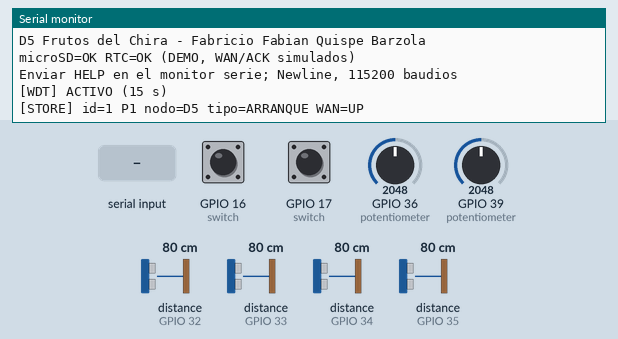
Simulated run of this sketch. Board: ESP32. On the bench: the last lines printed to the serial monitor. Wiring (from diagram.json): 4 × ultrasonic range finder: trigger GPIO 13, echo GPIO 32 / trigger GPIO 14, echo GPIO 33 / trigger GPIO 25, echo GPIO 34 / trigger GPIO 26, echo GPIO 35. The inputs (shaded band) are chosen by the test bench; at power-on: distance to the obstacle (sensors on GPIO 32, GPIO 33, GPIO 34, GPIO 35) 80 cm, GPIO 36 (potentiometer) = 2048, GPIO 16 (switch) HIGH, GPIO 17 (switch) HIGH, GPIO 39 (potentiometer) = 2048. The echo pulse lasts 58.3 µs per cm; the local clock reads 2024-03-15 10:24:30 at power-on unless the sketch sets it; storage starts empty.

Above: at 1.2 s.
1.3 s: distance to the obstacle (sensor on GPIO 32) set to 2 cm
At 3.6 s:
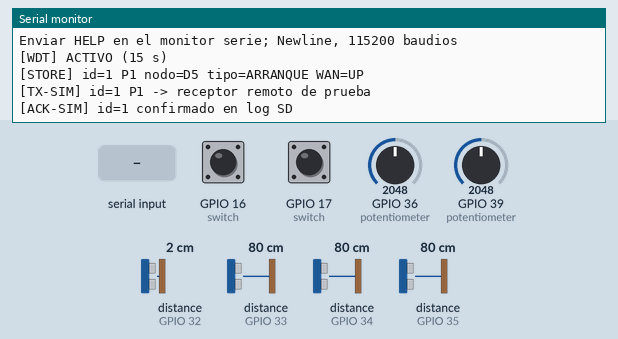
4.0 s: distance to the obstacle (sensor on GPIO 33) set to 35 cm
At 4.9 s:
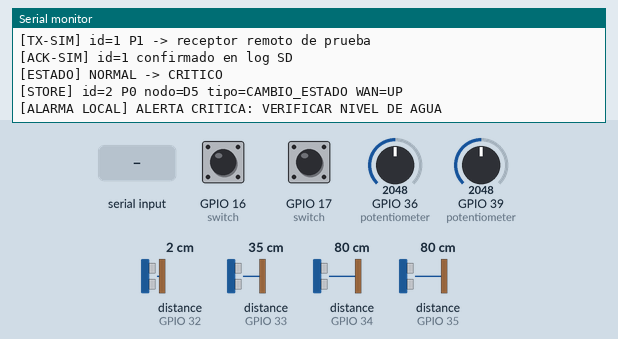
5.5 s: GPIO 36 (potentiometer) set to 1460
At 7.5 s:
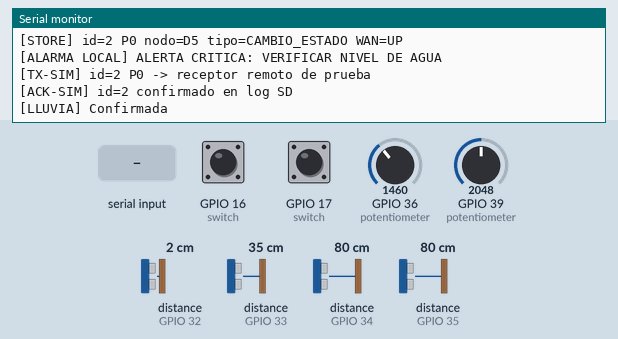
11.0 s: "WAN=0\n" received over Serial
At 13.0 s:
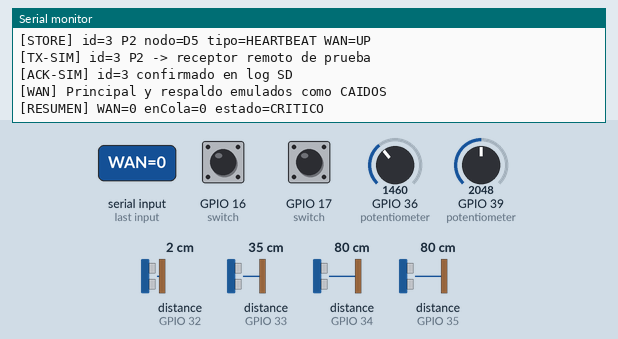
13.5 s: "WAN=1\n" received over Serial
At 14.7 s:
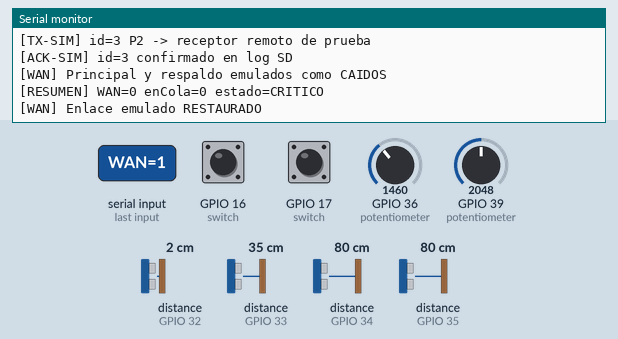
16.5 s: distance to the obstacle (sensor on GPIO 33) set to 120 cm
At 17.5 s:
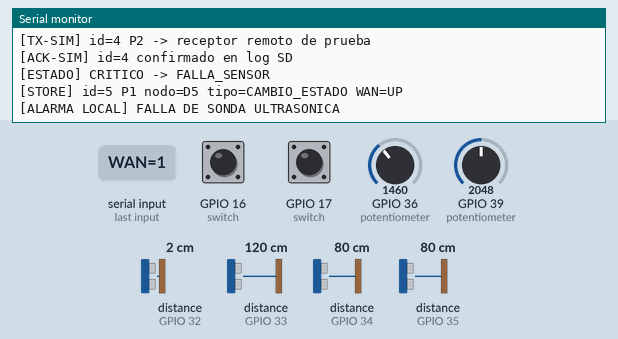
Timing chart, 0 to 19.4 s (numbered marks = the images above; inputs shaded):
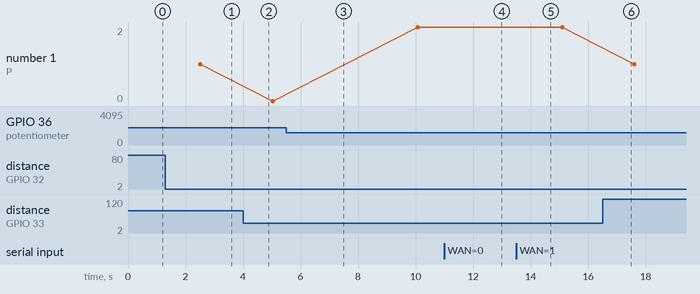

Measured:
- after the input at 4.0 s, the serial monitor: prints a new line at once (image 2)
- after the input at 5.5 s, the serial monitor: prints a new line after 1.3 s (image 3)
- after the input at 11.0 s, the serial monitor: prints a new line at once (image 4)
- after the input at 13.5 s, the serial monitor: prints a new line at once (image 5)
- after the input at 16.5 s, the serial monitor: prints a new line after 0.43 s (image 6)
- plotted number 1: 1 → 0 after the input at 4.0 s, 2 → 1 after the input at 16.5 s

The sketch:

sketch.ino
```cpp
/*
 * Frutos del Chira / G1 / D5: demostracion Wokwi
 * Responsable: Fabricio Fabian Quispe Barzola
 * PRUEBA DIDACTICA: WAN=0, WAN=1, NODE=D1, EVENT=CRIT, STATUS.
 * La WAN y los ACK remotos se EMULAN: no hay servidor ni modem real.
 * Los HC-SR04 de Wokwi representan funcionalmente los JSN-SR04T.
 * Los interruptores de flotador, lluvia y la entrada D1-D4 se simulan.
 * microSD: almacenamiento real dentro de la sesion de Wokwi;
 * no se afirma persistencia entre sesiones web diferentes.
 */
#include <Arduino.h>
#include <Wire.h>
#include <SPI.h>
#include <SD.h>
#include <RTClib.h>
#include <esp_task_wdt.h>
#include <esp_idf_version.h>

namespace Pins {
  constexpr uint8_t TRIG[4] = {13, 14, 25, 26};
  constexpr uint8_t ECHO[4] = {32, 33, 34, 35};
  constexpr uint8_t RAIN[2] = {36, 39};  // Potenciometros ADC1 (en vez de FC-37)
  constexpr uint8_t FLOATS[2] = {16, 17}; // Interruptores hacia GND
  constexpr uint8_t SD_CS = 5;
  constexpr uint8_t SDA = 21;
  constexpr uint8_t SCL = 22;
}

RTC_DS1307 rtc;  // Solo Wokwi: la version fisica propuesta es DS3231
bool sdOk = false;
bool rtcOk = false;
bool wanUp = true;            // enlace EMULADO por monitor serie
uint32_t nextSeq = 1;
uint32_t invalidRows = 0;
uint32_t lastSonic = 0, lastSnapshot = 0, lastHeartbeat = 0, lastSend = 0, lastPrint = 0;
uint8_t sonicIndex = 0;
float distanceCm[4] = {NAN,NAN,NAN,NAN};
uint8_t faultStreak[4] = {0,0,0,0};
bool waterCritical[4] = {false,false,false,false};
bool raining = false;
uint8_t wetStreak = 0, dryStreak = 0;
bool watchdogActive = false;
const uint16_t RAIN_ON_THRESHOLD = 1500; // umbral de demostracion, no calibrado
const uint16_t RAIN_OFF_THRESHOLD = 2000; // histeresis
const uint8_t RAIN_DEBOUNCE = 4; // cuatro comprobaciones consecutivas
const float WATER_CRITICAL_CM = 40.0f; // activar CRITICO
const float WATER_CLEAR_CM = 50.0f; // desactivar al alejarse, histeresis
const uint32_t SONIC_INTERVAL_MS = 400; // mide una sonda a la vez, limita interferencia
const uint32_t SNAPSHOT_INTERVAL_MS = 15000;
const uint32_t HEARTBEAT_MS = 10000;
const uint32_t SEND_INTERVAL_MS = 2500;
const size_t SD_WARNING_BYTES = 5UL * 1024 * 1024;
const char* EVENTS = "/events.log";
const char* ACKS = "/acks.log";

enum class RiskState { NORMAL, ALERTA, CRITICO, FALLA_SENSOR };
RiskState current = RiskState::NORMAL;

uint32_t fnv1a(const String& s) {
  uint32_t h = 2166136261UL;
  for (size_t i=0; i<s.length(); ++i) { h ^= static_cast<uint8_t>(s[i]); h *= 16777619UL; }
  return h; // integridad accidental; NO firma criptografica
}

String utcStamp() {
  if (!rtcOk) return "RTC_NO_DISPONIBLE";
  DateTime t = rtc.now();
  if (t.year() < 2024) return "RTC_SIN_AJUSTAR";
  char b[26];
  snprintf(b, sizeof(b), "%04d-%02d-%02dT%02d:%02d:%02dZ",
           t.year(),t.month(),t.day(),t.hour(),t.minute(),t.second());
  return String(b);
}

bool appendLine(const char* path, const String& line) {
  if (!sdOk) return false;
  File f = SD.open(path, FILE_APPEND);
  if (!f) return false;
  size_t written=f.println(line);
  bool ok = written>=line.length()+1; // acepta LF/CRLF, confirma escritura completa
  f.flush();
  f.close();
  // No asumimos atomicidad de escritura ante perdida abrupta de energia.
  return ok;
}

bool validEvent(const String& line, uint32_t* idOut=nullptr, uint8_t* priorityOut=nullptr) {
  int last=line.lastIndexOf('|');
  if (last<0) return false;
  String raw=line.substring(0,last), crc=line.substring(last+1);
  if (crc.length()==0 || strtoul(crc.c_str(),nullptr,16)!=fnv1a(raw)) return false;
  int first=raw.indexOf('|');
  if (first<1) return false;
  uint32_t id=strtoul(raw.substring(0,first).c_str(),nullptr,10);
  int second=raw.indexOf('|',first+1), third=(second>=0?raw.indexOf('|',second+1):-1);
  if (third<0) return false;
  uint8_t priority=static_cast<uint8_t>(raw.substring(second+1,third).toInt());
  if (priority>3 || id==0) return false;
  if (idOut) *idOut=id;
  if (priorityOut) *priorityOut=priority;
  return true;
}

void restoreSequence() {
  if (!sdOk || !SD.exists(EVENTS)) return;
  File f=SD.open(EVENTS,FILE_READ);
  while (f && f.available()) {
    String line=f.readStringUntil('\n'); line.trim();
    uint32_t id=0;
    if (validEvent(line,&id,nullptr) && id>=nextSeq) nextSeq=id+1;
    else if (line.length()) invalidRows++;
  }
  if (f) f.close();
  Serial.printf("[RECOVERY] secuencia siguiente=%lu | filas invalidas=%lu\n",
    (unsigned long)nextSeq,(unsigned long)invalidRows);
}

bool isAcked(uint32_t id) {
  if (!sdOk || !SD.exists(ACKS)) return false;
  File f=SD.open(ACKS,FILE_READ);
  while(f && f.available()) {
    String line=f.readStringUntil('\n'); line.trim();
    int sep=line.indexOf('|');
    if(sep>0) {
      String left=line.substring(0,sep),crc=line.substring(sep+1);
      if(static_cast<uint32_t>(left.toInt())==id && strtoul(crc.c_str(),nullptr,16)==fnv1a(left)) {
        f.close(); return true;
      }
    }
  }
  if(f) f.close();
  return false;
}

bool persistAck(uint32_t id) {
  String payload=String(id);
  String line=payload+"|"+String(fnv1a(payload),HEX);
  return appendLine(ACKS,line);
}

bool event(const String& node, const String& type, uint8_t priority, const String& value) {
  if (!sdOk) {
    Serial.println("[FALLO] No hay SD; ALARMA LOCAL SI, persistencia NO");
    return false;
  }
  File usage=SD.open(EVENTS,FILE_READ);
  size_t used=usage?usage.size():0;
  if(usage) usage.close();
  if(used>SD_WARNING_BYTES && priority>=2) {
    Serial.println("[SD] UMBRAL: evento no critico rechazado; intervencion requerida");
    return false;
  }
  uint32_t id=nextSeq;
  String safeValue=value; safeValue.replace('|','/'); safeValue.replace('\n',' ');
  String payload=String(id)+"|"+node+"|"+String(priority)+"|"+utcStamp()+"|"+type+"|"+safeValue;
  String line=payload+"|"+String(fnv1a(payload),HEX);
  if(!appendLine(EVENTS,line)) { Serial.println("[SD] Error al guardar; NO enviar sin registro"); return false; }
  nextSeq++;
  Serial.printf("[STORE] id=%lu P%u nodo=%s tipo=%s WAN=%s\n",(unsigned long)id,priority,node.c_str(),type.c_str(),wanUp?"UP":"DOWN");
  return true;
}

bool sendOne() {
  if(!wanUp || !sdOk || !SD.exists(EVENTS)) return false;
  File f=SD.open(EVENTS,FILE_READ);
  String best="";
  uint8_t top=255;
  uint32_t bestId=0;
  while (f && f.available()) {
    String line=f.readStringUntil('\n'); line.trim();
    uint32_t id=0; uint8_t priority=0;
    if(!validEvent(line,&id,&priority) || isAcked(id)) continue;
    if(priority<top) { top=priority; best=line; bestId=id; if(top==0) break; }
  }
  if(f) f.close();
  if(best.length()==0) return false;
  // NO HAY conexion real: ack remoto y envio se emulan deliberadamente.
  Serial.printf("[TX-SIM] id=%lu P%u -> receptor remoto de prueba\n",(unsigned long)bestId,top);
  bool ackRemoteSimulated=true;
  if(ackRemoteSimulated && persistAck(bestId)) {
    Serial.printf("[ACK-SIM] id=%lu confirmado en log SD\n",(unsigned long)bestId);
    return true;
  }
  Serial.printf("[PENDIENTE] id=%lu no confirmado, reintento posterior\n",(unsigned long)bestId);
  return false;
}

uint32_t pendingCount() {
  if(!sdOk || !SD.exists(EVENTS)) return 0;
  File f=SD.open(EVENTS,FILE_READ);
  uint32_t n=0;
  while(f && f.available()) {
    String line=f.readStringUntil('\n'); line.trim(); uint32_t id=0;
    if(validEvent(line,&id,nullptr) && !isAcked(id)) n++;
  }
  if(f) f.close();
  return n;
}

void sampleUltrasonic() {
  uint8_t i=sonicIndex;
  digitalWrite(Pins::TRIG[i],LOW); delayMicroseconds(3);
  digitalWrite(Pins::TRIG[i],HIGH); delayMicroseconds(12);
  digitalWrite(Pins::TRIG[i],LOW);
  unsigned long microseconds=pulseIn(Pins::ECHO[i],HIGH,26000UL); // timeout acotado
  float cm=microseconds?static_cast<float>(microseconds)/58.0f:NAN;
  if(!isfinite(cm) || cm<25 || cm>450) {
    if(faultStreak[i]<255) faultStreak[i]++;
    distanceCm[i]=NAN;
  } else {
    distanceCm[i]=cm;
    faultStreak[i]=0;
    if(cm < WATER_CRITICAL_CM) waterCritical[i]=true;
    else if(cm >= WATER_CLEAR_CM) waterCritical[i]=false;
  }
  sonicIndex=(sonicIndex+1)%4;
}

const char* stateName(RiskState s) {
  switch(s) {
    case RiskState::NORMAL:return "NORMAL";
    case RiskState::ALERTA:return "ALERTA";
    case RiskState::CRITICO:return "CRITICO";
    default:return "FALLA_SENSOR";
  }
}

void evaluate() {
  // Dos entradas analogicas de lluvia, con histeresis y persistencia temporal.
  uint16_t r0=analogRead(Pins::RAIN[0]);
  uint16_t r1=analogRead(Pins::RAIN[1]);
  bool wetNow = r0 < RAIN_ON_THRESHOLD || r1 < RAIN_ON_THRESHOLD;
  bool dryNow = r0 > RAIN_OFF_THRESHOLD && r1 > RAIN_OFF_THRESHOLD;
  if(!raining) {
    wetStreak = wetNow ? min((int)wetStreak+1, (int)RAIN_DEBOUNCE) : 0;
    if(wetStreak>=RAIN_DEBOUNCE) { raining=true; dryStreak=0; Serial.println("[LLUVIA] Confirmada"); }
  } else {
    dryStreak = dryNow ? min((int)dryStreak+1, (int)RAIN_DEBOUNCE) : 0;
    if(dryStreak>=RAIN_DEBOUNCE) { raining=false; wetStreak=0; Serial.println("[LLUVIA] Fin confirmado"); }
  }

  bool critical = digitalRead(Pins::FLOATS[0])==LOW || digitalRead(Pins::FLOATS[1])==LOW;
  bool failure=false;
  for(int i=0;i<4;i++) {
    if(waterCritical[i]) critical=true;
    if(faultStreak[i]>=3) failure=true;
  }
  RiskState next=critical?RiskState::CRITICO:
                 (failure?RiskState::FALLA_SENSOR:(raining?RiskState::ALERTA:RiskState::NORMAL));
  if(next!=current) {
    RiskState old=current; current=next;
    Serial.printf("[ESTADO] %s -> %s\n",stateName(old),stateName(current));
    event("D5","CAMBIO_ESTADO",current==RiskState::CRITICO?0:1,stateName(current));
    if(next==RiskState::CRITICO) Serial.println("[ALARMA LOCAL] ALERTA CRITICA: VERIFICAR NIVEL DE AGUA");
    if(next==RiskState::FALLA_SENSOR) Serial.println("[ALARMA LOCAL] FALLA DE SONDA ULTRASONICA");
  }
}

void snapshot() {
  char payload[150];
  snprintf(payload,sizeof(payload),"U1=%.0f;U2=%.0f;U3=%.0f;U4=%.0f;R1=%d;R2=%d;F1=%d;F2=%d;S=%s",
    distanceCm[0],distanceCm[1],distanceCm[2],distanceCm[3],
    analogRead(Pins::RAIN[0]),analogRead(Pins::RAIN[1]),
    digitalRead(Pins::FLOATS[0])==LOW,digitalRead(Pins::FLOATS[1])==LOW,stateName(current));
  event("D5","TELEMETRIA",2,String(payload));
}

void handleCommand(String s) {
  s.trim(); s.toUpperCase();
  if(s=="WAN=0") {wanUp=false; Serial.println("[WAN] Principal y respaldo emulados como CAIDOS");}
  else if(s=="WAN=1") {wanUp=true; Serial.println("[WAN] Enlace emulado RESTAURADO");}
  else if(s=="EVENT=CRIT") {event("D5","INUNDACION_PRUEBA",0,"FLOTADOR_ACTIVO");}
  else if(s=="NODE=D1" || s=="NODE=D2" || s=="NODE=D3" || s=="NODE=D4") {
    event(s.substring(5),"ALERTA_NODO",1,"MENSAJE_RS485_EMULADO");
  }
  else if(s=="STATUS") {
    Serial.printf("[STATUS] riesgo=%s WAN=%s SD=%s RTC=%s pendientes=%lu\n",
      stateName(current),wanUp?"UP":"DOWN",sdOk?"OK":"FAIL",rtcOk?"OK":"FAIL",(unsigned long)pendingCount());
  }
  else if(s=="HELP") Serial.println("Comandos: WAN=0 | WAN=1 | EVENT=CRIT | NODE=D1..D4 | STATUS | HELP");
  else if(s.length()) Serial.println("[CMD] Desconocido; enviar HELP");
}

void configureWatchdog() {
#if ESP_IDF_VERSION_MAJOR >= 5
  esp_task_wdt_config_t cfg = {};
  cfg.timeout_ms=15000;
  cfg.idle_core_mask=0;
  cfg.trigger_panic=true;
  esp_err_t rc=esp_task_wdt_init(&cfg);
  if(rc!=ESP_OK && rc!=ESP_ERR_INVALID_STATE) {
    Serial.printf("[WDT] Error de inicio: %d\n",(int)rc);return;
  }
#else
  esp_err_t rc=esp_task_wdt_init(15,true);
  if(rc!=ESP_OK && rc!=ESP_ERR_INVALID_STATE) {
    Serial.printf("[WDT] Error de inicio: %d\n",(int)rc);return;
  }
#endif
  esp_err_t subscribed=esp_task_wdt_add(NULL);
  watchdogActive = subscribed == ESP_OK || subscribed == ESP_ERR_INVALID_ARG;
  Serial.printf("[WDT] %s (15 s)\n",watchdogActive?"ACTIVO":"VERIFICAR");
}

void setup() {
  Serial.begin(115200); Serial.setTimeout(70);
  for(uint8_t i=0;i<4;i++){pinMode(Pins::TRIG[i],OUTPUT);pinMode(Pins::ECHO[i],INPUT); digitalWrite(Pins::TRIG[i],LOW);}
  for(uint8_t i=0;i<2;i++) pinMode(Pins::FLOATS[i],INPUT_PULLUP);
  pinMode(Pins::RAIN[0],INPUT);pinMode(Pins::RAIN[1],INPUT);
  Wire.begin(Pins::SDA,Pins::SCL);
  rtcOk=rtc.begin();
  if(rtcOk && !rtc.isrunning()) {Serial.println("[RTC] DS1307 detenido; hora no confiable"); rtcOk=false;}
  SPI.begin(18,19,23,Pins::SD_CS);
  sdOk=SD.begin(Pins::SD_CS,SPI,8000000);
  Serial.println("==========================================");
  Serial.println("D5 Frutos del Chira - Fabricio Fabian Quispe Barzola");
  Serial.printf("microSD=%s RTC=%s (DEMO, WAN/ACK simulados)\n",sdOk?"OK":"ERROR",rtcOk?"OK":"ERROR");
  restoreSequence();
  Serial.println("Enviar HELP en el monitor serie; Newline, 115200 baudios");
  configureWatchdog();
  event("D5","ARRANQUE",1,"GATEWAY_BOOT");
}

void loop() {
  if(watchdogActive) esp_task_wdt_reset();
  if(Serial.available()) handleCommand(Serial.readStringUntil('\n'));
  uint32_t now=millis();
  if(now-lastSonic>=SONIC_INTERVAL_MS){lastSonic=now; sampleUltrasonic();evaluate();}
  if(now-lastSnapshot>=SNAPSHOT_INTERVAL_MS){lastSnapshot=now; snapshot();}
  if(now-lastHeartbeat>=HEARTBEAT_MS){lastHeartbeat=now;event("D5","HEARTBEAT",2,stateName(current));}
  if(now-lastSend>=SEND_INTERVAL_MS){lastSend=now;sendOne();}
  if(now-lastPrint>=12000){lastPrint=now;Serial.printf("[RESUMEN] WAN=%d enCola=%lu estado=%s\n",wanUp,(unsigned long)pendingCount(),stateName(current));}
  if(watchdogActive) esp_task_wdt_reset();
  delay(5);
}
```
